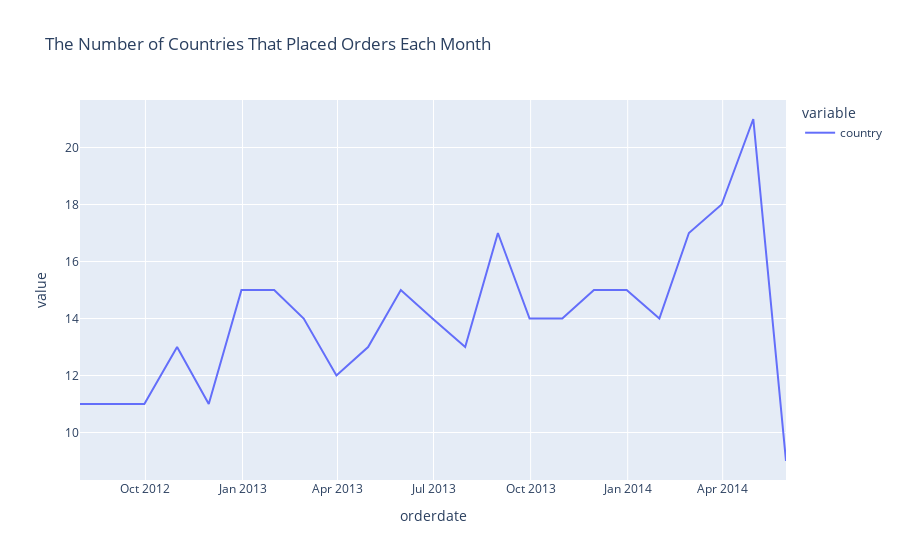

Write notebook code for a chart like this one.
### Code cell
# Determine the number of countries that placed orders each month.
count = df[['orderdate','country']]
count = count.set_index(['orderdate'])
count = count.resample(rule='1m').nunique()

fig = px.line(count,
              y=['country'],
              title='The Number of Countries That Placed Orders Each Month')
fig.show()

### Figure 1 — Plotly figure (JSON) as saved in the notebook; plotly's stock layout.template omitted (floating-point values rounded to 4 significant figures)
{"data": [{"hovertemplate": "variable=country<br>orderdate=%{x}<br>value=%{y}<extra></extra>", "legendgroup": "country", "line": {"color": "#636efa", "dash": "solid"}, "marker": {"symbol": "circle"}, "mode": "lines", "name": "country", "orientation": "v", "showlegend": true, "type": "scatter", "x": ["2012-07-31T00:00:00.000000000", "2012-08-31T00:00:00.000000000", "2012-09-30T00:00:00.000000000", "2012-10-31T00:00:00.000000000", "2012-11-30T00:00:00.000000000", "2012-12-31T00:00:00.000000000", "2013-01-31T00:00:00.000000000", "2013-02-28T00:00:00.000000000", "2013-03-31T00:00:00.000000000", "2013-04-30T00:00:00.000000000", "2013-05-31T00:00:00.000000000", "2013-06-30T00:00:00.000000000", "2013-07-31T00:00:00.000000000", "2013-08-31T00:00:00.000000000", "2013-09-30T00:00:00.000000000", "2013-10-31T00:00:00.000000000", "2013-11-30T00:00:00.000000000", "2013-12-31T00:00:00.000000000", "2014-01-31T00:00:00.000000000", "2014-02-28T00:00:00.000000000", "2014-03-31T00:00:00.000000000", "2014-04-30T00:00:00.000000000", "2014-05-31T00:00:00.000000000"], "xaxis": "x", "y": [11, 11, 11, 13, 11, 15, 15, 14, 12, 13, 15, 14, 13, 17, 14, 14, 15, 15, 14, 17, 18, 21, 9], "yaxis": "y"}], "layout": {"legend": {"title": {"text": "variable"}, "tracegroupgap": 0}, "title": {"text": "The Number of Countries That Placed Orders Each Month"}, "xaxis": {"anchor": "y", "domain": [0, 1], "title": {"text": "orderdate"}}, "yaxis": {"anchor": "x", "domain": [0, 1], "title": {"text": "value"}}}}
